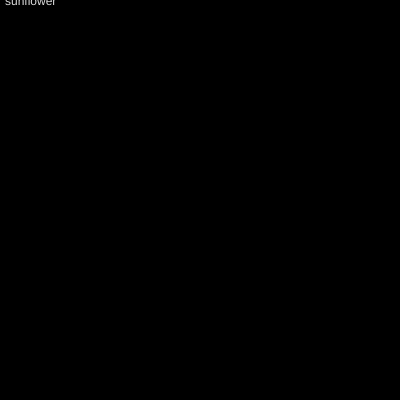
Frame 1 (no input)
Frame 60 (no input): identical to frame 1, image omitted
Frame 120 (the mouse pressed at the canvas centre since frame 60): identical to frame 1, image omitted

The p5.js sketch that drew this single still picture (run headless with seeded random() and noise() and a simulated clock; from frame 60 on, the mouse is pressed at the canvas centre):

// p5.js sketch
// ── sketch.js
var flower;

function setup() {
    createCanvas(400, 400);
    flower = {
    	col : color(220, 220, 220),
    	name : "sunflower"
    }
}

function draw() {
    background(0);
    fill(flower.col);
    text(flower.name, 5, 5);
    

}
